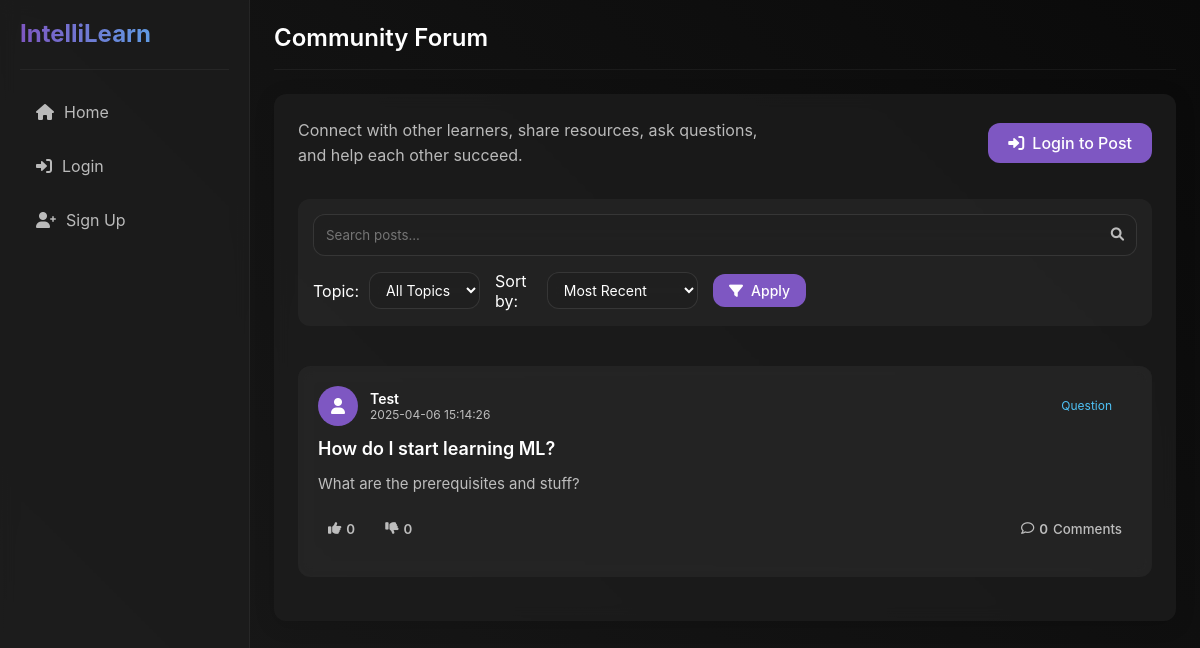
The app's page /forum, older data.
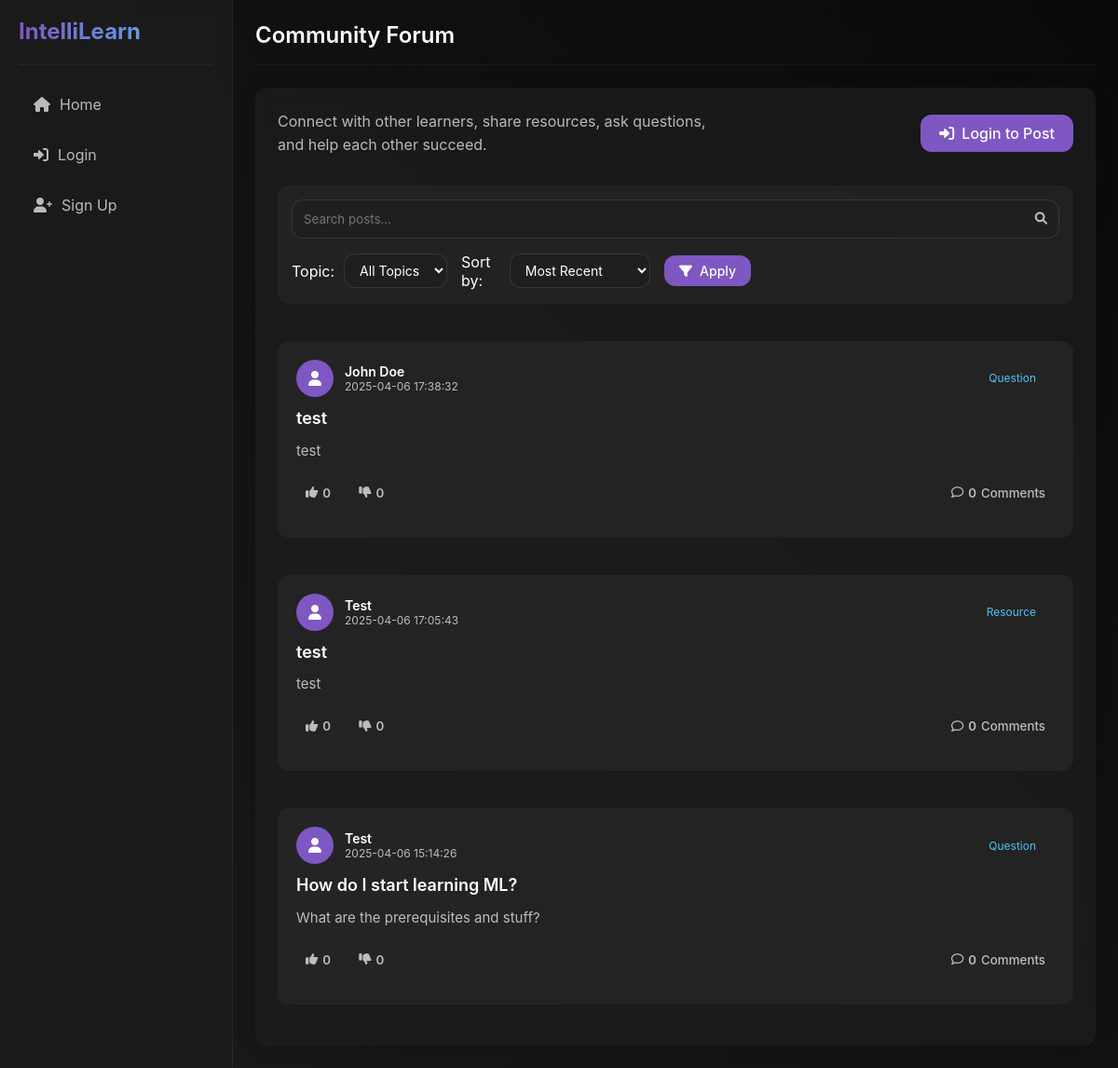
The same page, newer data.
### models.py (models this page shows, shortened)
class ForumPost(db.Model):
    __tablename__ = 'forum_posts'
    id = db.Column(db.Integer, primary_key=True)
    title = db.Column(db.String(200), nullable=False)
    content = db.Column(db.Text, nullable=False)
    author_id = db.Column(db.Integer, db.ForeignKey('users.id'), nullable=False)
    topic = db.Column(db.String(50), nullable=True)  # New field for post topic
    created_at = db.Column(db.DateTime, default=datetime.datetime.utcnow)
    has_image = db.Column(db.Boolean, default=False)
    image_path = db.Column(db.String(255), nullable=True)
    likes = db.Column(db.Integer, default=0)
    dislikes = db.Column(db.Integer, default=0)
    comments = db.relationship('ForumComment', backref='post', lazy=True, cascade='all, delete-orphan')
    reactions = db.relationship('ForumReaction', backref='post', lazy=True, cascade='all, delete-orphan')
    def to_dict(self):
        return {
            'id': self.id,
            'title': self.title,
            'content': self.content,
            'author': self.author.username,
            'author_id': self.author_id,
            'topic': self.topic,  # Include topic in dict
            'timestamp': self.created_at.timestamp(),
            'has_image': self.has_image,
            'image_path': self.image_path,
            'likes': self.likes,
            'dislikes': self.dislikes,
            'comments': [comment.to_dict() for comment in self.comments]
        }

class User(db.Model):
    __tablename__ = 'users'
    id = db.Column(db.Integer, primary_key=True)
    username = db.Column(db.String(50), unique=True, nullable=False)
    password = db.Column(db.String(100), nullable=False)
    points = db.Column(db.Integer, default=0)
    level = db.Column(db.Integer, default=1)
    streak = db.Column(db.Integer, default=0)
    completed_topics = db.Column(db.Text, default='[]')  # JSON string of completed topics
    is_premium = db.Column(db.Boolean, default=False)
    premium_until = db.Column(db.DateTime, nullable=True)
    created_at = db.Column(db.DateTime, default=datetime.datetime.utcnow)
    education_level = db.Column(db.String(100), nullable=True)  # e.g., High School, Bachelor's, Master's
    field_of_study = db.Column(db.String(100), nullable=True)  # e.g., Computer Science, Biology
    current_courses = db.Column(db.Text, default='[]')  # JSON string of current courses
    learning_goals = db.Column(db.Text, nullable=True)  # Learning objectives
    career_goals = db.Column(db.String(200), nullable=True)  # Career aspirations
    preferred_learning_style = db.Column(db.String(50), nullable=True)  # e.g., Visual, Auditory, Reading/Writing
    roadmaps = db.relationship('Roadmap', backref='creator', lazy=True)
    forum_posts = db.relationship('ForumPost', backref='author', lazy=True)
    forum_comments = db.relationship('ForumComment', backref='author', lazy=True)
    chat_messages = db.relationship('ChatMessage', backref='user', lazy=True)

### app.py (the view, shortened to what this page needs)
@app.route('/forum')
def forum():
    search_query = request.args.get('search', '').strip()
    filter_topic = request.args.get('topic', '').strip()
    sort_by = request.args.get('sort', 'recent')  # 'recent', 'popular', 'likes'
    query = ForumPost.query.distinct(ForumPost.id)
    if search_query:
        query = query.filter(ForumPost.title.ilike(f'%{search_query}%') |
                             ForumPost.content.ilike(f'%{search_query}%'))
    if filter_topic:
        query = query.filter(ForumPost.topic == filter_topic)
    if sort_by == 'recent':
        query = query.order_by(ForumPost.created_at.desc())
    elif sort_by == 'popular':
        query = query.order_by(db.func.count(ForumComment.id).desc(), ForumPost.created_at.desc())
        query = query.outerjoin(ForumComment).group_by(ForumPost.id)
    elif sort_by == 'likes':
        query = query.order_by(ForumPost.likes.desc(), ForumPost.created_at.desc())
    posts = query.all()
    post_dicts = []
    all_topics = db.session.query(ForumPost.topic).distinct().filter(ForumPost.topic != None, ForumPost.topic != '').all()
    topics = [topic[0] for topic in all_topics]
    current_user_id = None
    if 'username' in session:
        user = User.query.filter_by(username=session['username']).first()
        if user:
            current_user_id = user.id
    for post in posts:
        post_dict = post.to_dict()
        post_dicts.append(post_dict)
    return render_template('forum.html',
                          posts=post_dicts,
                          topics=topics,
                          current_topic=filter_topic,
                          current_search=search_query,
                          current_sort=sort_by)

### app.py (called while the page is built)
@app.template_filter('timestamp_format')
def timestamp_format(timestamp):
    if isinstance(timestamp, datetime.datetime):
        return timestamp.strftime('%Y-%m-%d %H:%M:%S')
    try:
        date = datetime.datetime.fromtimestamp(timestamp)
        return date.strftime('%Y-%m-%d %H:%M:%S')
    except (TypeError, ValueError):
        return str(timestamp)

@app.context_processor
def inject_user():
    user_data = None
    if 'username' in session:
        user = User.query.filter_by(username=session['username']).first()
        if user:
            user_data = user.to_dict()
    return dict(user=user_data)

### templates/forum.html (shortened to what the changed rows need)
{% extends "base.html" %}
{% block page_title %}Community Forum{% endblock %}
{% block content %}
<div class="forum-container">
    <div id="forum-posts" class="posts-container">
        {% if posts %}
            {% for post in posts %}
            <div class="forum-post">
                <div class="post-header">
                    <div class="post-author">
                        <div class="author-avatar">
                            <i class="fas fa-user"></i>
                        </div>
                        <div class="author-info">
                            <div class="author-name">{{ post.author }}</div>
                            <div class="post-time" data-timestamp="{{ post.timestamp }}">{{ post.timestamp|timestamp_format }}</div>
                        </div>
                    </div>
                    {% if post.topic %}
                    <div class="post-topic">
                        <a href="{{ url_for('forum', topic=post.topic) }}" class="topic-badge">
                            {{ post.topic }}
                        </a>
                    </div>
                    {% endif %}
                </div>
                <h3 class="post-title">{{ post.title }}</h3>
                <div class="post-content">{{ post.content }}</div>
                <div class="post-actions">
                    <div class="reaction-buttons">
                        <button class="btn-action btn-like {% if post.user_reaction == 'like' %}active{% endif %}" data-post-id="{{ post.id }}">
                            <i class="fas fa-thumbs-up"></i> <span class="like-count">{{ post.likes }}</span>
                        </button>
                        <button class="btn-action btn-dislike {% if post.user_reaction == 'dislike' %}active{% endif %}" data-post-id="{{ post.id }}">
                            <i class="fas fa-thumbs-down"></i> <span class="dislike-count">{{ post.dislikes }}</span>
                        </button>
                    </div>
                    <button class="btn-action btn-comments">
                        <i class="far fa-comment"></i> <span class="comment-count">{{ post.comments|length }}</span> Comments
                    </button>
                </div>
            </div>
            {% endfor %}
        {% endif %}
    </div>
</div>
{% endblock %}

Row changes from the older to the newer data that the page shows:
added ForumPost: author "John Doe", timestamp "2025-04-06 17:38:32", topic "Question", title "test", content "test", likes "0", dislikes "0", comments|length "0"
added ForumPost: author "Test", timestamp "2025-04-06 17:05:43", topic "Resource", title "test", content "test", likes "0", dislikes "0", comments|length "0"
